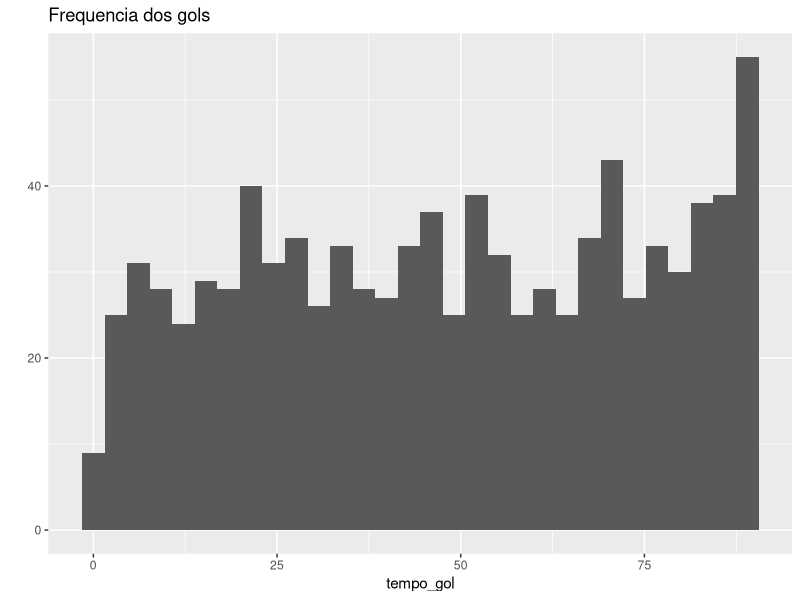
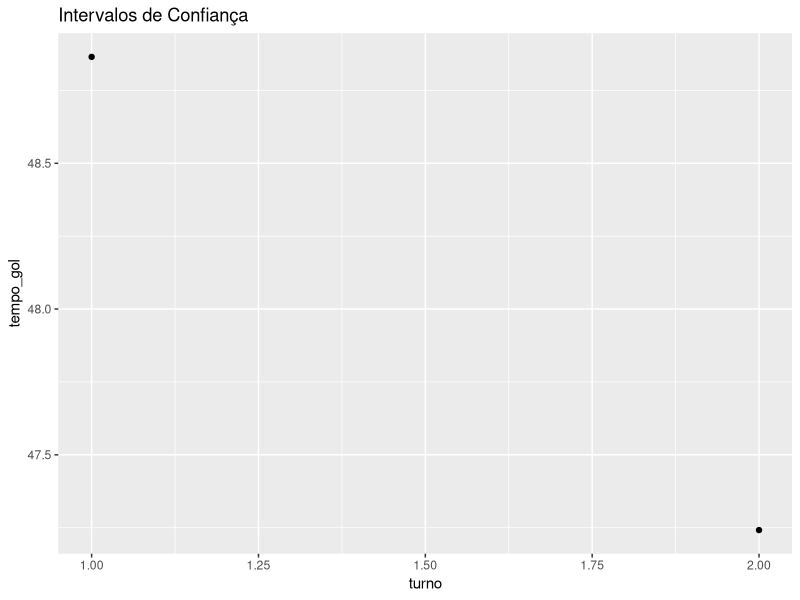
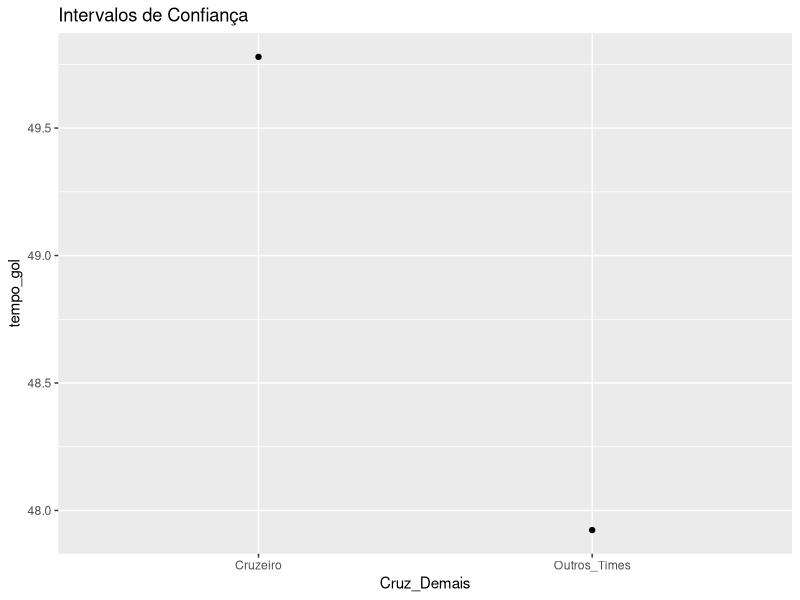
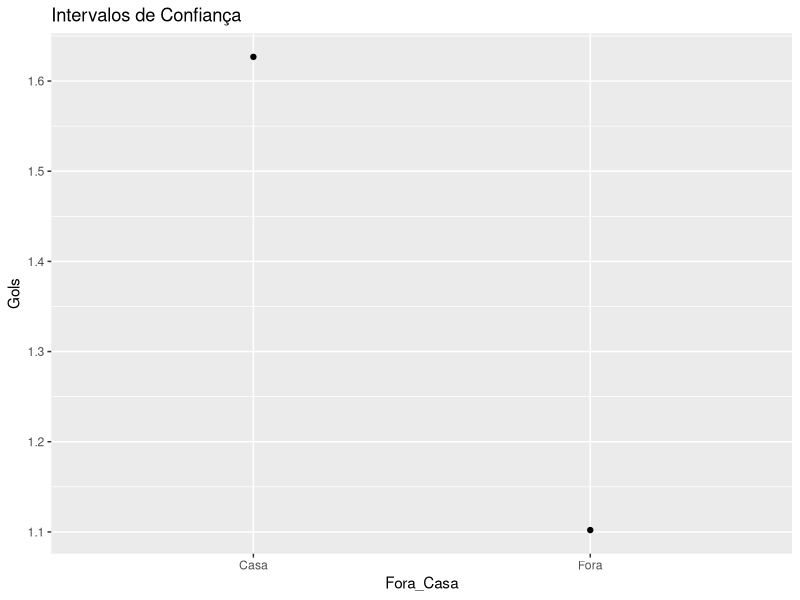

Generate these figures, in order, with R:
## ---- chunk 1
  library(ggplot2, quietly = T, warn.conflicts = F)
  library(dplyr, quietly = T, warn.conflicts = F)
## ---- chunk 2
     gols<-read.csv("camp brasileiro 2013 - dados processados copy.csv")
     head(gols)
## ---- chunk 3
        gols <- filter(gols,tempo_gol != "None")
        gols$tempo_gol <- as.numeric(gols$tempo_gol)

        tempo1 <- filter(gols,tempo_gol <= 45)
        tempo2 <- filter(gols,tempo_gol > 45)
        tempo2$tempo_gol <- tempo2$tempo_gol - 45

        qplot(data = gols, tempo_gol, geom = "histogram")+ggtitle("Frequencia dos gols")
## ---- chunk 4

     gols<-read.csv("camp brasileiro 2013 - dados processados copy.csv")
     gols <- filter(gols,tempo_gol != "None")
     gols$tempo_gol <- as.numeric(gols$tempo_gol)

     turno_1 <- filter(gols, id_jogo <= 190)
     turno_2 <- filter(gols, id_jogo > 190)
     t.test(turno_1$tempo_gol,turno_2$tempo_gol)
## ---- chunk 5

     gols<-read.csv("camp brasileiro 2013 - dados processados copy.csv")
     gols <- filter(gols,tempo_gol != "None")
     gols$tempo_gol <- as.numeric(gols$tempo_gol)

    gols$turno <- 0

      for (i in seq(1,nrow(gols))){
           if (gols[i,1] <= 190){
                gols[i,8] <- 1
             }
           else{
            gols[i,8] <- 2
           }
      }
    
       ggplot(gols, aes(x = turno, y = tempo_gol)) + 
          stat_summary(fun.y = mean, geom = "point") + 
          stat_summary(fun.data = mean_cl_normal, geom = "errorbar", colour = "blue",) + ggtitle("Intervalos de Confiança")

## ---- chunk 6
    gols<-read.csv("camp brasileiro 2013 - dados processados copy.csv")
    gols <- filter(gols,tempo_gol != "None")
    gols$tempo_gol <- as.numeric(gols$tempo_gol)

    gols_campeao <- filter(gols, time_gol == "Cruzeiro")
    demais_times <- filter(gols, time_gol != "Cruzeiro")

   t.test(gols_campeao$tempo_gol,demais_times$tempo_gol)

## ---- chunk 7

  gols<-read.csv("camp brasileiro 2013 - dados processados copy.csv")
    gols <- filter(gols,tempo_gol != "None")
    gols$tempo_gol <- as.numeric(gols$tempo_gol)   
 

    gols$Cruz_Demais <- "X"

    for (i in seq(1,nrow(gols))){
           if (gols[i,5] == "Cruzeiro"){
                gols[i,8] <- "Cruzeiro"
             }
           else{
            gols[i,8] <- "Outros_Times"
           }
      }

   ggplot(gols, aes(x = Cruz_Demais, y = tempo_gol)) + 
          stat_summary(fun.y = mean, geom = "point") + 
          stat_summary(fun.data = mean_cl_normal, geom = "errorbar", colour = "blue",) + ggtitle("Intervalos de Confiança")

## ---- chunk 8
    
    gols<-read.csv("camp brasileiro 2013 - dados processados copy.csv")
    gols <- filter(gols,tempo_gol != "None")
    gols$tempo_gol <- as.numeric(gols$tempo_gol)   

    times_gols <- group_by(gols, time_gol) %>% summarise_each(funs(length))
    times_gols <- times_gols[,c(1,2)]
    colnames(times_gols)<- c("Time","Gols")

    campeaoGols <- filter(times_gols, Time == "Cruzeiro")

      ids <- levels(as.factor(gols$id_jogo))
      jogos <- group_by(gols, id_jogo)
jogos_dados <- data.frame(timeA=c(),timeB=c(),placarA=c(),placarB=c())

for (i in ids){
   jogo <- filter(jogos, id_jogo == as.numeric(i))
   timeA <- jogo[1,2]
   timeB <- jogo[1,3]
   placarA <- max(jogo$placar_time_a)
   placarB <- max(jogo$placar_time_b)
   list(timeA, timeB,placarA,placarB)
   jogos_dados <- rbind(jogos_dados,data.frame(timeA=c(timeA),timeB=c(timeB),placarA=c(placarA),placarB=c(placarB)))
 }

 casa <- jogos_dados[,c(1,3)]
 fora <- jogos_dados[,c(2,4)]

t.test(casa$placarA,fora$placarB)
## ---- chunk 9
colnames(casa) <- c("Time","Gols")
casa$Fora_Casa <- "Casa"

colnames(fora) <- c("Time","Gols")
fora$Fora_Casa <- "Fora"

jogos_dentro_fora <-rbind(casa, fora)

 ggplot(jogos_dentro_fora, aes(x =Fora_Casa, y = Gols)) + 
          stat_summary(fun.y = mean, geom = "point") + 
          stat_summary(fun.data = mean_cl_normal, geom = "errorbar", colour = "blue",) + ggtitle("Intervalos de Confiança")
